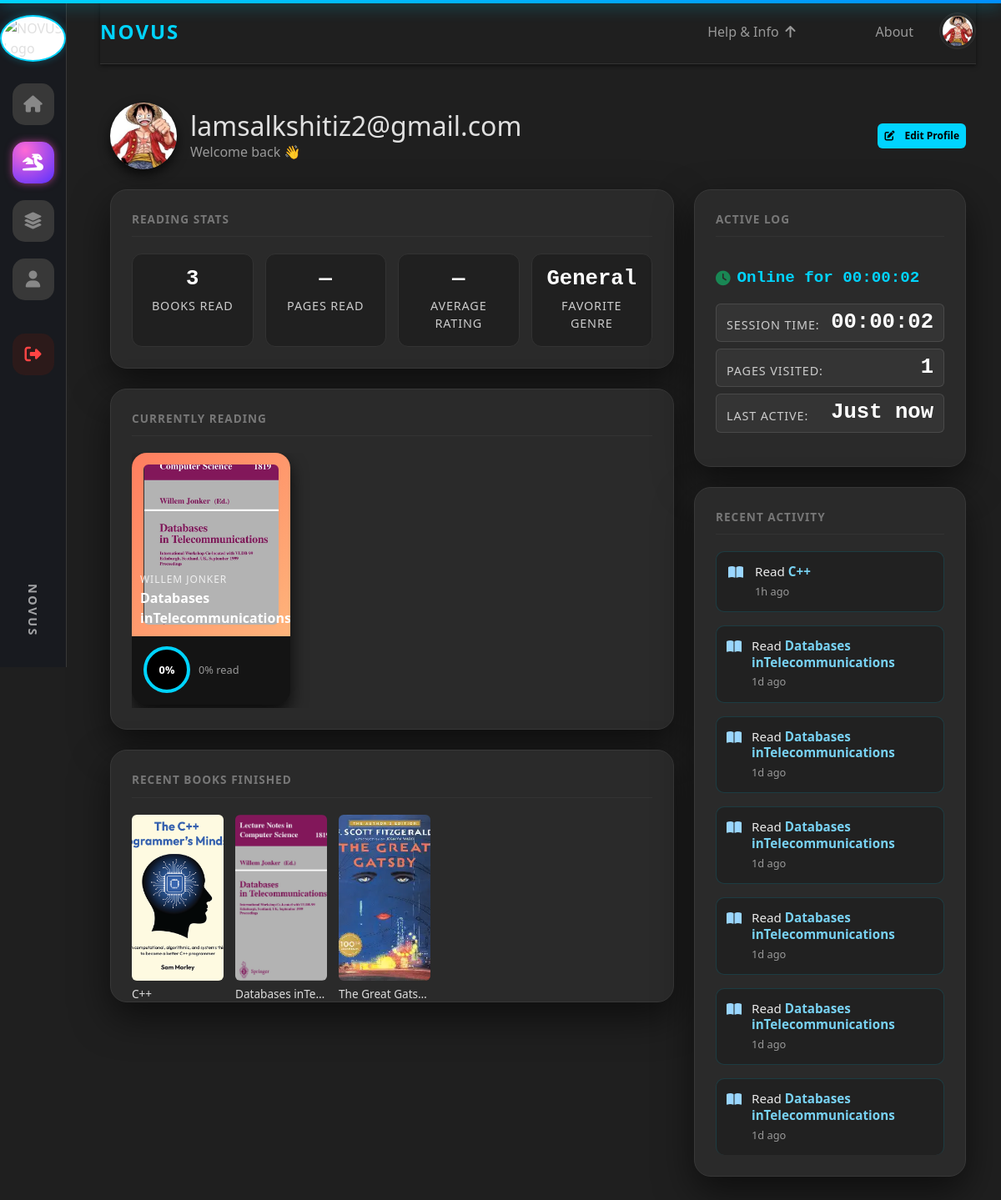
Page /profile (signed in) on the committed database.
### tables this page shows
CREATE TABLE books (
                    id INTEGER PRIMARY KEY,
                    title TEXT,
                    author TEXT,
                    category TEXT,
                    pdf_filename TEXT,
                    audio_filename TEXT
                , created_at TEXT, cover_path TEXT, uploader_id INTEGER, book_type TEXT DEFAULT 'book', description TEXT);

CREATE TABLE watchlist (
      id INTEGER PRIMARY KEY,
      user_id INTEGER NOT NULL,
      book_id INTEGER NOT NULL,
      status TEXT DEFAULT 'planned',      -- planned/reading/on_hold/dropped
      progress INTEGER DEFAULT 0,         -- 0..100
      created_at TEXT DEFAULT (DATETIME('now')),
      UNIQUE(user_id, book_id)
    );

CREATE TABLE history (
                    id INTEGER PRIMARY KEY,
                    user_id INTEGER,
                    book_id INTEGER,
                    date_read DATE
                );

### app.py (the view, shortened to what this page needs)
@app.route("/profile", methods=["GET", "POST"])
def profile():
    if "user_id" not in session:
        return redirect(url_for("login"))
    user_id = session["user_id"]
    conn = get_conn()
    c = conn.cursor()
    c.execute("""
        SELECT books.title, books.category, history.date_read, books.author, books.cover_path
        FROM history
        JOIN books ON history.book_id = books.id
        WHERE history.user_id = ?
        ORDER BY history.date_read DESC
        LIMIT 50
    """, (user_id,))
    hist = c.fetchall()
    c.execute("""
        SELECT b.title, b.author, b.cover_path, w.progress
        FROM watchlist w
        JOIN books b ON w.book_id = b.id
        WHERE w.user_id = ? AND w.status = 'reading'
        ORDER BY w.created_at DESC
        LIMIT 3
    """, (user_id,))
    currently_reading_raw = c.fetchall()
    c.execute("""
        SELECT al.activity_type, b.title, al.timestamp
        FROM activity_log al
        JOIN books b ON al.book_id = b.id
        WHERE al.user_id = ?
        ORDER BY al.timestamp DESC
        LIMIT 7
    """, (user_id,))
    activity_raw = c.fetchall()
    c.execute("""
        SELECT AVG(rating) FROM reviews WHERE user_id = ?
    """, (user_id,))
    avg_rating_row = c.fetchone()
    avg_rating = round(avg_rating_row[0], 1) if avg_rating_row[0] else None
    conn.close()
    total_read = len(hist)
    fav_genre = "None yet"
    if total_read:
        cats = [row[1] for row in hist if row[1]]
        fav_genre = Counter(cats).most_common(1)[0][0] if cats else "None yet"
    currently_reading = [
        {"title": r[0], "author": r[1], "progress": r[3] or 0, "cover": r[2]}
        for r in currently_reading_raw
    ]
    recent_finished = [
        {"title": r[0], "author": r[3], "cover": r[4]}
        for r in hist[:6]
    ]
    activity_icons = {
        'read': 'fa-book-open',
        'started': 'fa-play-circle',
        'completed': 'fa-check-circle',
        'favorited': 'fa-heart',
        'summarized': 'fa-sparkles'
    }
    recent_activity = []
    for activity_type, title, timestamp in activity_raw:
        try:
            dt = datetime.fromisoformat(timestamp)
            now = datetime.utcnow()
            diff = now - dt
            if diff.days > 365:
                when = f"{diff.days // 365}y ago"
            elif diff.days > 30:
                when = f"{diff.days // 30}mo ago"
            elif diff.days > 0:
                when = f"{diff.days}d ago"
            elif diff.seconds > 3600:
                when = f"{diff.seconds // 3600}h ago"
            elif diff.seconds > 60:
                when = f"{diff.seconds // 60}m ago"
            else:
                when = "Just now"
        except:
            when = timestamp
        activity_text = {
            'read': f"Read <strong>{title}</strong>",
            'started': f"Started reading <strong>{title}</strong>",
            'completed': f"Finished reading <strong>{title}</strong>",
            'favorited': f"Added <strong>{title}</strong> to favorites",
            'summarized': f"Generated summary for <strong>{title}</strong>"
        }.get(activity_type, f"Interacted with <strong>{title}</strong>")
        recent_activity.append({
            "icon": activity_icons.get(activity_type, 'fa-circle'),
            "text": activity_text,
            "when": when
        })
    return render_template(
        "profile.html",
        username=session.get("username"),
        avatar_url=session.get("avatar_url"),
        email=session.get("email"),
        count=total_read,
        fav=fav_genre,
        pages_read=None,  # Could be calculated from progress, but leaving as None for now
        avg_rating=avg_rating,
        currently_reading=currently_reading,
        recent_finished=recent_finished,
        recent_activity=recent_activity
    )

### app.py (called while the page is built)
def get_conn():
    return sqlite3.connect(DB_PATH)

@app.before_request
def check_banned():
    uid = session.get("user_id")
    if not uid:
        return
    conn = get_conn()
    c = conn.cursor()
    c.execute("SELECT COALESCE(is_banned,0), COALESCE(status,'active') FROM users WHERE id=?", (uid,))
    row = c.fetchone()
    conn.close()
    if row:
        is_banned, status = row
        if int(is_banned) == 1 or status == "banned":
            session.clear()
            flash("Your account has been banned.", "danger")
            return redirect(url_for("login"))

@app.context_processor
def inject_user_avatar():
    return {
        'user_avatar': session.get('avatar_url'),
        'user_id': session.get('user_id')
    }

@app.before_request
def _ensure_db_initialized():
    global _db_init_done
    if not _db_init_done:
        try:
            init_db()
        except Exception:
            pass
        _db_init_done = True

### templates/profile.html (shortened to what this page needs)
{% extends "base.html" %}
{% block content %}
<div class="container py-3 profile-page">
  <div class="d-flex justify-content-between align-items-center mb-4">
    <div class="d-flex align-items-center gap-3">
        <div class="avatar-badge" style="width: 80px; height: 80px; border-radius: 50%; overflow: hidden; flex-shrink: 0;">
          {% if avatar_url %}
            <img src="{{ avatar_url }}" alt="{{ username }}" style="width: 100%; height: 100%; object-fit: cover;">
          {% else %}
            <img src="{{ url_for('static', filename='img/default-avatar.png') }}" alt="Default Avatar" style="width: 100%; height: 100%; object-fit: cover;">
          {% endif %}
        </div>
      <div>
        <h2 class="mb-0">{{ username or 'ReaderOne' }}</h2>
        <p class="text-muted mb-0">Welcome back 👋</p>
      </div>
    </div>
    <button
      type="button"
      class="btn btn-neon d-flex align-items-center"
      data-bs-toggle="modal"
      data-bs-target="#editProfileModal"
    >
      <i class="fas fa-pen-to-square me-2"></i> Edit Profile
    </button>
  </div>
  <div class="row g-4">
    <div class="col-lg-8">
      <div class="section-container mb-4">
        <div class="section-title">Reading Stats</div>
        <div class="stats-grid">
          <div class="stat-card">
            <div class="stat-value">{{ count }}</div>
            <div class="stat-label">Books Read</div>
          </div>
          <div class="stat-card">
            <div class="stat-value">{{ pages_read or '—' }}</div>
            <div class="stat-label">Pages Read</div>
          </div>
          <div class="stat-card">
            <div class="stat-value">{{ avg_rating or '—' }}</div>
            <div class="stat-label">Average Rating</div>
          </div>
          <div class="stat-card">
            <div class="stat-value">{{ fav or '—' }}</div>
            <div class="stat-label">Favorite Genre</div>
          </div>
        </div>
      </div>
      <div class="section-container mb-4">
        <div class="section-title">Currently Reading</div>
        <div class="watchlist-cards-row">
          {% for b in currently_reading %}
          <div class="watchlist-card">
            <div class="watchlist-card-cover" style="position: relative">
              {% if b.cover %}
              <img
                src="{{ url_for('static', filename=b.cover) }}"
                alt="{{ b.title }}"
                style="
                  width: 100%;
                  height: 100%;
                  object-fit: cover;
                  border-radius: 6px;
                "
              />
              {% endif %}
              <div
                class="watchlist-card-cover-text"
                style="position: absolute; left: 10px; bottom: 10px"
              >
                <span class="watchlist-card-author"
                  >{{ b.author or 'Unknown' }}</span
                >
                <span class="watchlist-card-title">{{ b.title }}</span>
              </div>
            </div>
            <div class="watchlist-card-footer">
              <div class="watchlist-progress-circle">
                <span>{{ b.progress }}%</span>
              </div>
              <div class="watchlist-card-status text-muted">
                {{ b.progress }}% read
              </div>
            </div>
          </div>
          {% else %}
          <p class="text-muted mb-0">No books marked as 'reading' yet.</p>
          {% endfor %}
        </div>
      </div>
      <div class="section-container">
        <div class="section-title">Recent Books Finished</div>
        <div class="covers-row">
          {% for b in recent_finished %}
          <div class="cover-thumb">
            {% if b.cover %}
            <img
              src="{{ url_for('static', filename=b.cover) }}"
              alt="{{ b.title }}"
              style="
                width: 100%;
                height: 100%;
                object-fit: cover;
                border-radius: 6px;
              "
            />
            {% else %}
            <div class="cover-thumb-img">{{ b.title[0] }}</div>
            {% endif %}
            <div class="cover-thumb-title text-truncate" title="{{ b.title }}">
              {{ b.title }}
            </div>
          </div>
          {% else %}
          <p class="text-muted mb-0">Finish a book to see it here.</p>
          {% endfor %}
        </div>
      </div>
    </div>
    <div class="col-lg-4">
      <div class="section-container mb-4">
        <div class="section-title">Active Log</div>
        <div class="active-log-content">
          <div class="online-time-display">
            <i class="fas fa-clock text-success me-2"></i>
            <span class="online-time-text">Calculating...</span>
          </div>
          <div class="online-stats mt-3">
            <div class="stat-item">
              <span class="stat-label">Session Time:</span>
              <span class="stat-value" id="sessionTime">00:00:00</span>
            </div>
            <div class="stat-item">
              <span class="stat-label">Pages Visited:</span>
              <span class="stat-value" id="pagesVisited">0</span>
            </div>
            <div class="stat-item">
              <span class="stat-label">Last Active:</span>
              <span class="stat-value" id="lastActive">Just now</span>
            </div>
          </div>
        </div>
      </div>
      <div class="section-container">
        <div class="section-title">Recent Activity</div>
        <ul class="activity-list">
          {% for a in recent_activity %}
          <li class="activity-item">
            <i class="fas {{ a.icon }}"></i>
            <div>
              <div class="activity-text">{{ a.text|safe }}</div>
              <div class="activity-time text-muted small">{{ a.when }}</div>
            </div>
          </li>
          {% else %}
          <li class="text-muted small">No activity yet.</li>
          {% endfor %}
        </ul>
      </div>
    </div>
  </div>
</div>
{% endblock %}

### templates/profile.html (style rules this page uses)
.active-log-content { padding: 15px 0; }
.online-time-display { display: flex; align-items: center; font-size: 1.1rem; font-weight: 600; color: #00d4ff; margin-bottom: 10px; }
.online-stats { display: flex; flex-direction: column; gap: 8px; }
.stat-item { display: flex; justify-content: space-between; align-items: center; padding: 8px 12px; background: rgba(255, 255, 255, 0.05); border-radius: 6px; border: 1px solid rgba(255, 255, 255, 0.1); }
.stat-label { color: #ccc; font-size: 0.9rem; }
.stat-value { color: #fff; font-weight: 600; font-family: 'Courier New', monospace; }
.online-time-text { font-family: 'Courier New', monospace; font-size: 1.2rem; }

### rows in the picture
books: category "General"
watchlist: cover_path (picture), author "WILLEM JONKER", title "Databases inTelecommunications", progress "0"
history: cover_path (picture), title "C++"
history: cover_path (picture), title "Databases inTe…"
history: cover_path (picture), title "The Great Gatsby"

### other values in the picture
{{ username or 'ReaderOne' }} "lamsalkshitiz2@gmail.com"
{{ count }} "3"
{{ pages_read or '—' }} "—"
{{ avg_rating or '—' }} "—"
{{ a.text|safe }} "Read C++" "Read Databases inTelecommunications" "Read Databases inTelecommunications" "Read Databases inTelecommunications" "Read Databases inTelecommunications" "Read Databases inTelecommunications" "Read Databases inTelecommunications"
{{ a.when }} "1h ago" "1d ago" "1d ago" "1d ago" "1d ago" "1d ago" "1d ago"
